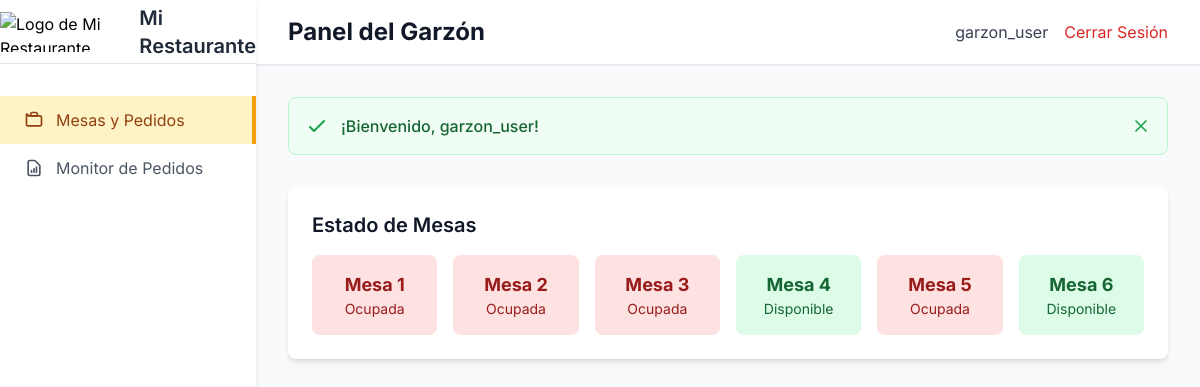
The app's page /restaurant/waiter-dashboard/ (signed in) with its own data.
### restaurant/models.py (models this page shows, shortened)
class Table(models.Model):
    number = models.IntegerField(unique=True)
    capacity = models.IntegerField()

### restaurant/views.py (the view)
# urls.py: path('waiter-dashboard/', views.waiter_dashboard, name='waiter_dashboard'),
@login_required
@user_passes_test(lambda u: u.groups.filter(name='Garzón').exists())
def waiter_dashboard(request):
    import json
    from django.utils import timezone
    menu_items = MenuItem.objects.filter(available=True)
    categories = menu_items.values_list('category', flat=True).distinct()
    relevant_orders = Order.objects.filter(status__in=['pending', 'preparing', 'ready', 'served'])
    active_orders = relevant_orders.exclude(status='served').select_related('table').prefetch_related('orderitem_set__menu_item').order_by('created_at')
    served_orders = Order.objects.filter(status='served').order_by('-created_at')
    order_prefetch = Prefetch('order_set', queryset=relevant_orders.order_by('created_at'), to_attr='relevant_orders')
    tables = Table.objects.prefetch_related(order_prefetch).all()
    for table in tables:
        table.is_available = not relevant_orders.filter(table=table).exists()
        table.current_order = relevant_orders.filter(table=table).first() if not table.is_available else None
    user_role = request.user.groups.first().name if request.user.groups.exists() else None
    menu_items_json = json.dumps([{'id': item.id, 'name': item.name, 'price': float(item.price)} for item in menu_items])
    return render(request, 'restaurant/waiter_dashboard.html', {
        'tables': tables,
        'active_orders': active_orders,
        'served_orders': served_orders,
        'menu_items': menu_items,
        'categories': categories,
        'menu_items_json': menu_items_json,
        'user_role': user_role,
    })

### restaurant/templates/restaurant/waiter_dashboard.html (shortened to what this page needs)
<!DOCTYPE html>
<html lang="es">
<head>
    {% load static %}
    <script src="https://cdn.tailwindcss.com"></script>
    <link rel="stylesheet" href="{% static 'restaurant/css/components.css' %}">
</head>
<body class="bg-gray-50">
    <div id="sidebar" class="fixed inset-y-0 left-0 w-64 bg-white shadow-md transform -translate-x-full lg:translate-x-0 transition-transform duration-300 ease-in-out z-30">
        <div class="flex items-center justify-center h-16 bg-white border-b border-gray-200">
            <img src="{% static 'restaurant/images/mi_logo.png' %}" alt="Logo de Mi Restaurante" class="h-10 w-auto">
            <span class="text-xl font-semibold text-gray-800 ml-2">Mi Restaurante</span>
        </div>
        <nav class="mt-8">
            <a href="#" class="nav-link active flex items-center px-6 py-3 text-amber-800 bg-amber-100 border-r-4 border-amber-500" data-section="dashboard">
                Mesas y Pedidos
            </a>
            <a href="#" class="nav-link flex items-center px-6 py-3 text-gray-600 hover:bg-gray-100" data-section="monitor">
                <svg class="w-5 h-5 mr-3" fill="none" stroke="currentColor" viewBox="0 0 24 24"><path stroke-linecap="round" stroke-linejoin="round" stroke-width="2" d="M9 17v-2m3 2v-4m3 4v-6m2 10H7a2 2 0 01-2-2V5a2 2 0 012-2h5.586a1 1 0 01.707.293l5.414 5.414a1 1 0 01.293.707V19a2 2 0 01-2 2z"></path></svg>
                Monitor de Pedidos
            </a>
        </nav>
    </div>
    <div class="lg:ml-64 bg-gray-50 min-h-screen">
        <div class="bg-white shadow-sm border-b border-gray-200 px-8 py-4 flex justify-between items-center">
            <div class="flex items-center">
                <h1 class="text-2xl font-bold text-gray-900">Panel del Garzón</h1>
            </div>
            <div class="flex items-center space-x-4">
                <span class="text-gray-700">{{ user.username }}</span>
                <a href="{% url 'logout' %}" class="text-red-600 hover:text-red-800">Cerrar Sesión</a>
            </div>
        </div>
        <div class="p-8">
            <div id="welcome-banner" class="bg-green-50 border border-green-200 rounded-lg p-4 mb-8 flex items-center justify-between">
                <div class="flex items-center">
                    <svg class="w-6 h-6 text-green-600 mr-3" fill="none" stroke="currentColor" viewBox="0 0 24 24"><path stroke-linecap="round" stroke-linejoin="round" stroke-width="2" d="M5 13l4 4L19 7"></path></svg>
                    <span class="text-green-800 font-medium">¡Bienvenido, {{ user.username }}!</span>
                </div>
                <button id="close-banner" class="text-green-600 hover:text-green-800">
                    <svg class="w-5 h-5" fill="none" stroke="currentColor" viewBox="0 0 24 24">
                        <path stroke-linecap="round" stroke-linejoin="round" stroke-width="2" d="M6 18L18 6M6 6l12 12"></path>
                    </svg>
                </button>
            </div>
            <div id="dashboard" class="content-section">
{% load static %}
                <div id="tables-view" class="bg-white rounded-lg shadow-md p-6 ">
                    <h2 class="text-xl font-semibold text-gray-900 mb-4">Estado de Mesas</h2>
                    <div class="grid grid-cols-1 sm:grid-cols-3 md:grid-cols-4 lg:grid-cols-6 gap-4">
                        {% for table in tables %}
                        <div class="table-status p-4 rounded-lg text-center cursor-pointer {% if table.is_available %}bg-green-100 text-green-800{% else %}bg-red-100 text-red-800{% endif %}" data-table-id="{{ table.id }}" {% if not table.is_available and table.current_order %}data-order-id="{{ table.current_order.id }}"{% endif %} onclick="handleTableClick(this)">
                            <p class="font-bold text-lg">Mesa {{ table.number }}</p>
                            <p class="text-sm">{% if table.is_available %}Disponible{% else %}Ocupada{% endif %}</p>
                        </div>
                        {% empty %}
                        <p class="text-gray-500 col-span-full">No hay mesas configuradas.</p>
                        {% endfor %}
                    </div>
                </div>
            </div>
        </div>
    </div>
</body>
</html>

### restaurant/templates/restaurant/waiter_dashboard.html (style rules this page uses)
body { font-family: 'Inter', sans-serif; }
#welcome-banner { transition: opacity 0.5s ease, transform 0.5s ease; }

### records on screen
Table: number "1", shows "Ocupada"
Table: number "2", shows "Ocupada"
Table: number "3", shows "Ocupada"
Table: number "4", shows "Disponible"
Table: number "5", shows "Ocupada"
Table: number "6", shows "Disponible"

### other values on screen
{{ user.username }} "garzon_user"
